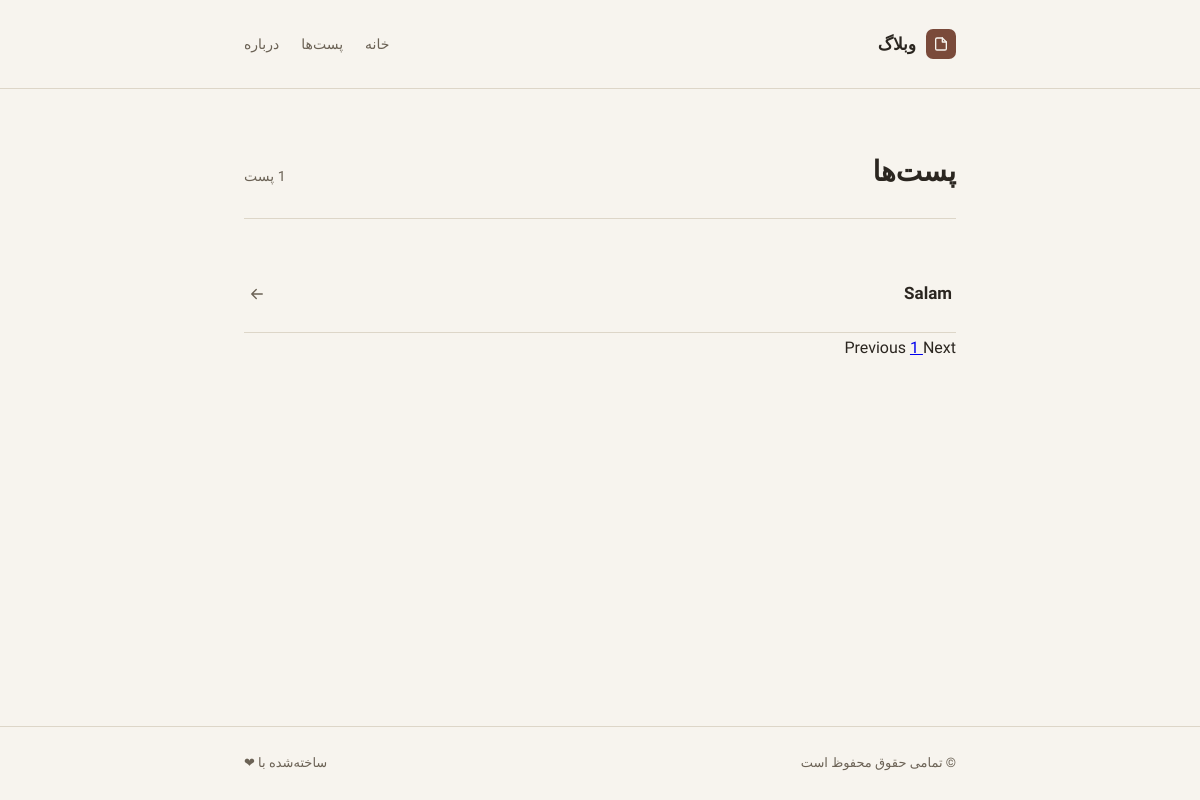
/blog/posts-c/, run on an earlier commit of the app's database.
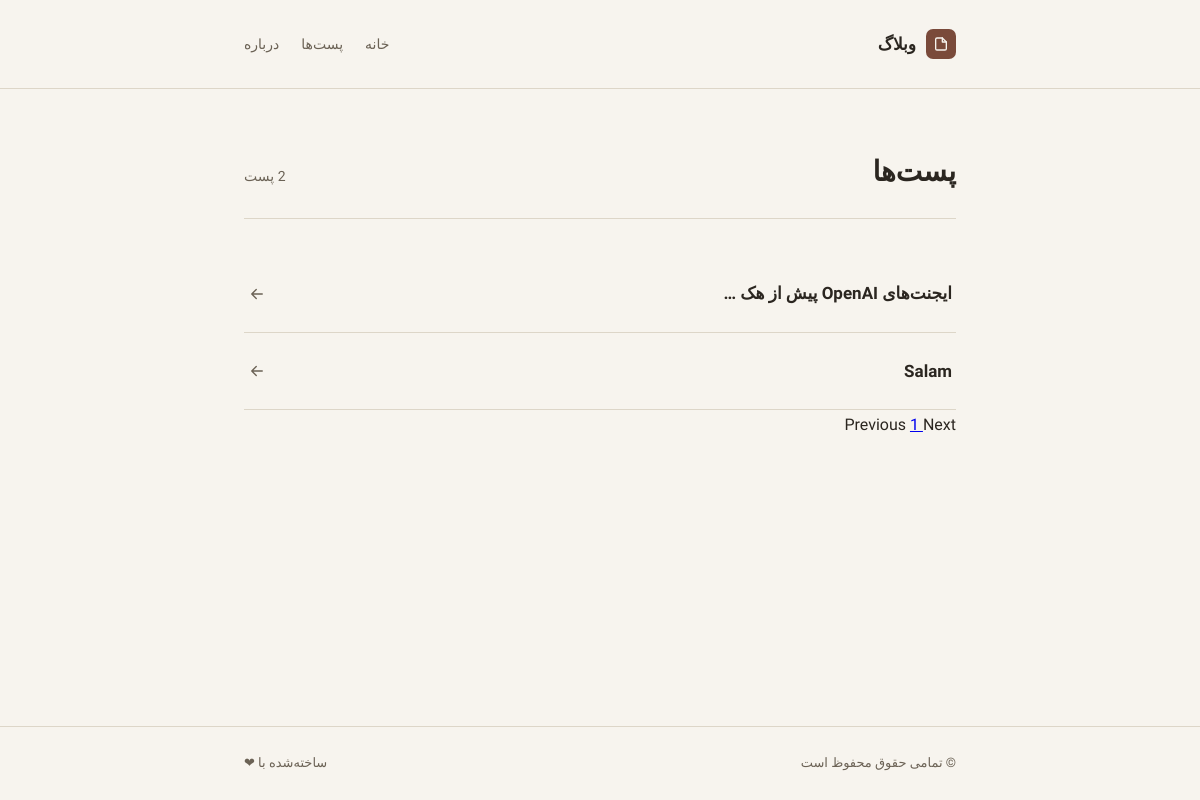
And on a later commit of the database.
### blog/models.py (models this page shows)
class Post(models.Model):
    class Status(models.TextChoices):
        DRAFT = ('DF', 'DRAFT')
        REJECTED = ('RJ', 'REJECTED')
        ACCEPTED = ('ACC', 'ACCEPTED')
    title = models.CharField(max_length = 150,verbose_name='عنوان')
    content = models.TextField(verbose_name='محتوا')
    slug = models.SlugField(max_length = 200, verbose_name = 'اسلاگ')
    status = models.CharField(max_length = 3, choices=Status.choices ,default=Status.DRAFT, verbose_name='وضعیت انتشار')
    created_at = models.DateTimeField(auto_now_add = True)
    published_at = models.DateTimeField(blank = True,null = True)
    updated_at = models.DateTimeField(auto_now = True)
    author = models.ForeignKey(User, on_delete = models.CASCADE,related_name = 'posts')
    objects = models.Manager()
    accepted = AcceptedPost()
    def __str__(self):
        return f"{self.title}"
    def get_absolute_url(self):
        return reverse("blog:post_detail",args = [self.slug])
    class Meta:
        ordering = ['-published_at']
        indexes = [models.Index(fields=['title', 'published_at'])]
        verbose_name = 'پست'
        verbose_name_plural = 'پست ها'

### blog/views.py (the view)
# urls.py: path("posts-c/",views.PostListView.as_view(),name='post_list'),
class PostListView(ListView):
    queryset = Post.accepted.all()
    paginate_by = 3
    template_name = 'blog/post_list.html'
    context_object_name = 'posts'

### blog/templates/blog/post_list.html (shortened to what this page needs)
{% extends "base.html" %}
{% block content %}
<div class="page_obj">
    <div class="page_obj-head">
        <h1>پست‌ها</h1>
        <span>{{ posts|length }} پست</span>
    </div>
    <ul class="post-list">
        {% for item in posts %}
        <li class="post-row">
            <a href="{{ item.get_absolute_url }}">{{ item |truncatewords:5}}</a>
            <svg class="arrow" viewBox="0 0 24 24" fill="none" stroke-width="1.8" stroke-linecap="round" stroke-linejoin="round">
                <path d="M5 12h14M13 6l6 6-6 6"/>
            </svg>
        </li>
        {% endfor %}
    </ul>
{% include "partials/paginator.html" %}
</div>
{% endblock content %}

### templates/base.html (shortened to what this page needs)
<!DOCTYPE html>
<html lang="fa" dir="rtl">
<head>
</head>
<body>
    <header class="site-header">
        <div class="wrap">
            <a class="brand" href="/">
                <span class="brand-mark">
                    <svg viewBox="0 0 24 24" fill="none" stroke-width="2" stroke-linecap="round" stroke-linejoin="round">
                        <path d="M4 19V5a2 2 0 0 1 2-2h8l6 6v10a2 2 0 0 1-2 2H6a2 2 0 0 1-2-2Z"/>
                        <path d="M14 3v6h6"/>
                    </svg>
                </span>
                <span class="brand-name">وبلاگ</span>
            </a>
            <nav class="site-nav">
                <a href="/">خانه</a>
                <a href="/blog/posts">پست‌ها</a>
                <a href="/about">درباره</a>
            </nav>
        </div>
    </header>
    <main>
        {% block content %}
        {% endblock content %}
    </main>
    <footer class="site-footer">
        <div class="wrap">
            <span>© تمامی حقوق محفوظ است</span>
            <span>ساخته‌شده با ❤</span>
        </div>
    </footer>
</body>
</html>

### templates/partials/paginator.html
{% if page_obj.has_previous %}
 <a href="?page={{ page_obj.previous_page_number }}">Previous</a>
{% else %}
  <a>Previous</a>
{% endif %}
{% for i in page_obj.paginator.page_range %}
  {% if page_obj.number == i %}
    <a href="#">{{ i }} </a>
  {% else %}
    <a href="?page={{ i }}">{{ i }}</a>
  {% endif %}
{% endfor %}
{% if page_obj.has_next %}
  <a href="?page={{ page_obj.next_page_number }}">Next</a>
{% else %}
  <a>Next</a>
{% endif %}

### templates/base.html (style rules this page uses)
:root { --paper: #f7f4ee; --ink: #2b2620; --ink-soft: #6b6255; --line: #ddd6c8; --accent: #7a4a3a; --accent-soft: #efe6dd; }
* { box-sizing: border-box; }
html { scroll-behavior: smooth; }
body { margin: 0; background: var(--paper); color: var(--ink); font-family: 'Vazirmatn', sans-serif; line-height: 1.9; -webkit-font-smoothing: antialiased; min-height: 100vh; display: flex; flex-direction: column; }
.site-header { border-bottom: 1px solid var(--line); }
.site-header .wrap { max-width: 760px; margin: 0 auto; padding: 28px 24px; display: flex; align-items: center; justify-content: space-between; }
.brand { display: flex; align-items: center; gap: 10px; text-decoration: none; color: var(--ink); }
.brand-mark { width: 30px; height: 30px; border-radius: 7px; background: var(--accent); display: flex; align-items: center; justify-content: center; flex-shrink: 0; }
.brand-mark svg { width: 16px; height: 16px; stroke: var(--paper); }
.brand-name { font-size: 17px; font-weight: 700; }
.site-nav { display: flex; gap: 22px; }
.site-nav a { font-size: 14px; color: var(--ink-soft); text-decoration: none; font-weight: 500; }
main { flex: 1; }
.site-footer { border-top: 1px solid var(--line); margin-top: 40px; }
.site-footer .wrap { max-width: 760px; margin: 0 auto; padding: 24px; display: flex; align-items: center; justify-content: space-between; flex-wrap: wrap; gap: 10px; }
.site-footer span { font-size: 13px; color: var(--ink-soft); }

### blog/templates/blog/post_list.html (style rules this page uses)
.page_obj { max-width: 760px; margin: 0 auto; padding: 56px 24px 80px; }
.page_obj-head { display: flex; align-items: baseline; justify-content: space-between; margin-bottom: 36px; padding-bottom: 20px; border-bottom: 1px solid var(--line); }
.page_obj-head h1 { font-size: 28px; font-weight: 800; margin: 0; color: var(--ink); }
.page_obj-head span { font-size: 14px; color: var(--ink-soft); }
.post-list { list-style: none; margin: 0; padding: 0; }
.post-row { display: flex; align-items: center; justify-content: space-between; gap: 16px; padding: 22px 4px; border-bottom: 1px solid var(--line); transition: padding-right 0.15s ease; }
.post-row a { font-size: 17px; font-weight: 600; color: var(--ink); text-decoration: none; }
.post-row .arrow { width: 18px; height: 18px; stroke: var(--ink-soft); flex-shrink: 0; transform: scaleX(-1); }

What changed in the data, as far as the page shows it:
added Post: title "ایجنت‌های OpenAI پیش از هک …"
